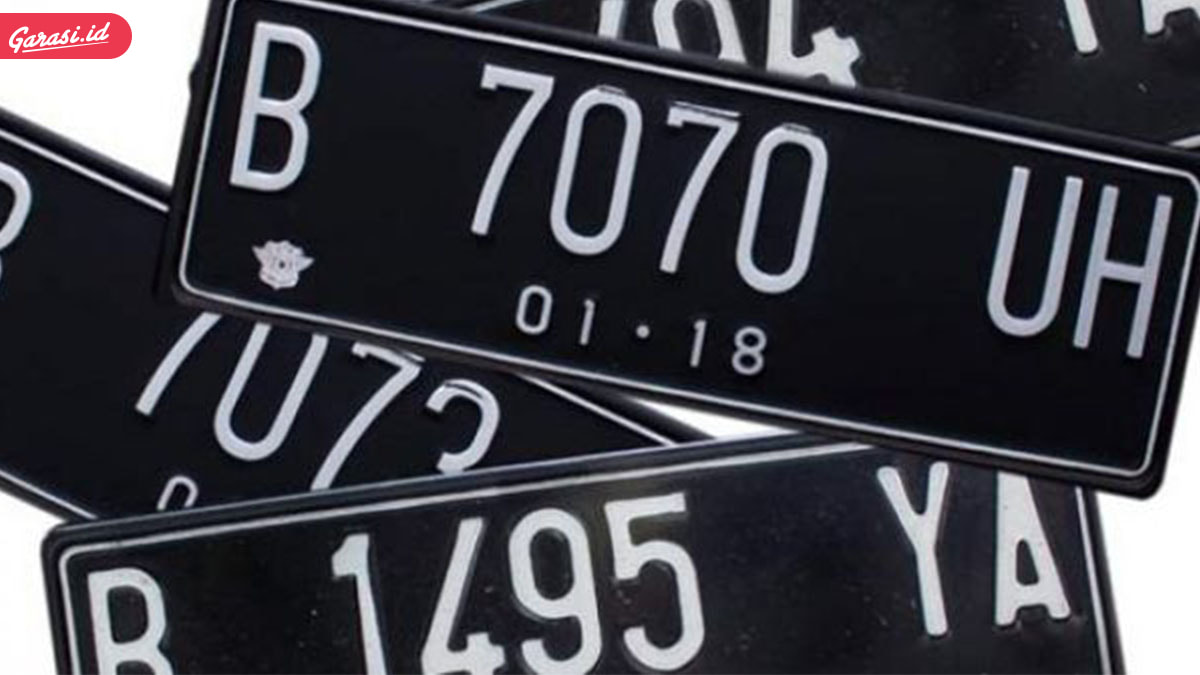
#> input picture gamabar.jpeg, 1200 x 675 px
$ python soal3_randomCropping.py
#> lines starting #> are read from the running program, lines starting #| are printed output that depends on the picture
import cv2
import numpy as np

# Membaca gambar
img = cv2.imread('gamabar.jpeg')
#> img is the input picture: shape (675, 1200, 3); mean B, G, R 72.5, 65.7, 65.8

# Menentukan tinggi dan lebar gambar
tinggi, lebar = img.shape[:2]
#> tinggi = 675; lebar = 1200

# Menentukan dimensi cropping
min_crop_size = 100
max_crop_size = 200

# Menghasilkan koordinat cropping acak
x = np.random.randint(0, lebar - min_crop_size)
#> x = 684
y = np.random.randint(0, tinggi - min_crop_size)
#> y = 559
w = np.random.randint(min_crop_size, max_crop_size)
h = np.random.randint(min_crop_size, max_crop_size)

# Melakukan cropping
cropped_img = img[y:y+h, x:x+w]
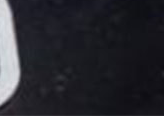
#> cropped_img: shape (116, 164, 3); mean B, G, R 46.8, 40.6, 40.5

# Menampilkan gambar
cv2.imshow('Random Cropping', cropped_img)
cv2.waitKey(0)
cv2.destroyAllWindows()
